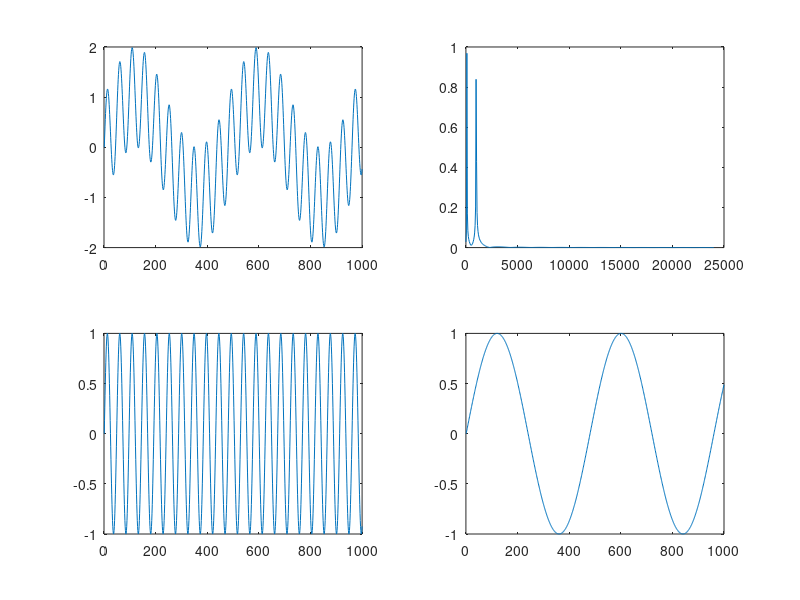

Write MATLAB code to recreate this figure. (Note: this script raises an error after producing the figure.)
clear
clc;    
L=1000;
fp=48000;
f1=1000;
f2=100;

t=(0:L-1)/fp;

y1=sin(2*pi*f1*t);
y2=sin(2*pi*f2*t);
y=y1+y2;

NFFT = 2^nextpow2(L); 
Y = fft(y,NFFT)/L;
f = fp/2*linspace(0,1,NFFT/2+1);

subplot(2,2,1);
plot(y);
subplot(2,2,2);
plot(f,2*abs(Y(1:NFFT/2+1)));
subplot(2,2,3);
plot(y1);
subplot(2,2,4);
plot(y2);
wavwrite(y,fp,'proba.wav');
print -deps proba2_dom.eps
